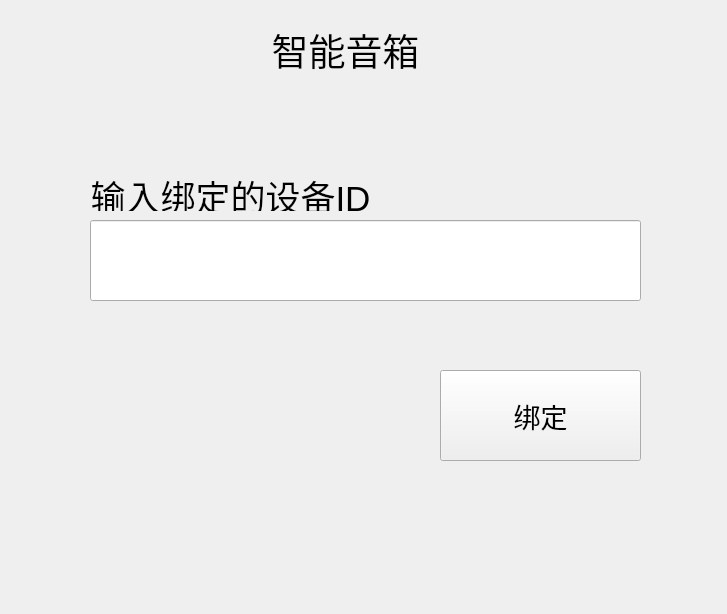
<?xml version="1.0" encoding="UTF-8"?>
<ui version="4.0">
 <class>Bind</class>
 <widget class="QWidget" name="Bind">
  <property name="geometry">
   <rect>
    <x>0</x>
    <y>0</y>
    <width>727</width>
    <height>614</height>
   </rect>
  </property>
  <property name="windowTitle">
   <string>Form</string>
  </property>
  <widget class="QLabel" name="label">
   <property name="geometry">
    <rect>
     <x>70</x>
     <y>170</y>
     <width>321</width>
     <height>41</height>
    </rect>
   </property>
   <property name="text">
    <string>&lt;html&gt;&lt;head/&gt;&lt;body&gt;&lt;p align=&quot;center&quot;&gt;&lt;span style=&quot; font-size:26pt;&quot;&gt;输入绑定的设备ID&lt;/span&gt;&lt;/p&gt;&lt;/body&gt;&lt;/html&gt;</string>
   </property>
  </widget>
  <widget class="QLineEdit" name="deviceEdit">
   <property name="geometry">
    <rect>
     <x>90</x>
     <y>220</y>
     <width>551</width>
     <height>81</height>
    </rect>
   </property>
   <property name="font">
    <font>
     <pointsize>23</pointsize>
    </font>
   </property>
   <property name="text">
    <string/>
   </property>
  </widget>
  <widget class="QLabel" name="label_3">
   <property name="geometry">
    <rect>
     <x>230</x>
     <y>10</y>
     <width>231</width>
     <height>81</height>
    </rect>
   </property>
   <property name="text">
    <string>&lt;html&gt;&lt;head/&gt;&lt;body&gt;&lt;p align=&quot;center&quot;&gt;&lt;span style=&quot; font-size:28pt;&quot;&gt;智能音箱&lt;/span&gt;&lt;/p&gt;&lt;/body&gt;&lt;/html&gt;</string>
   </property>
  </widget>
  <widget class="QPushButton" name="bindButton">
   <property name="geometry">
    <rect>
     <x>440</x>
     <y>370</y>
     <width>201</width>
     <height>91</height>
    </rect>
   </property>
   <property name="font">
    <font>
     <pointsize>20</pointsize>
    </font>
   </property>
   <property name="text">
    <string>绑定</string>
   </property>
  </widget>
 </widget>
 <resources/>
 <connections/>
</ui>
